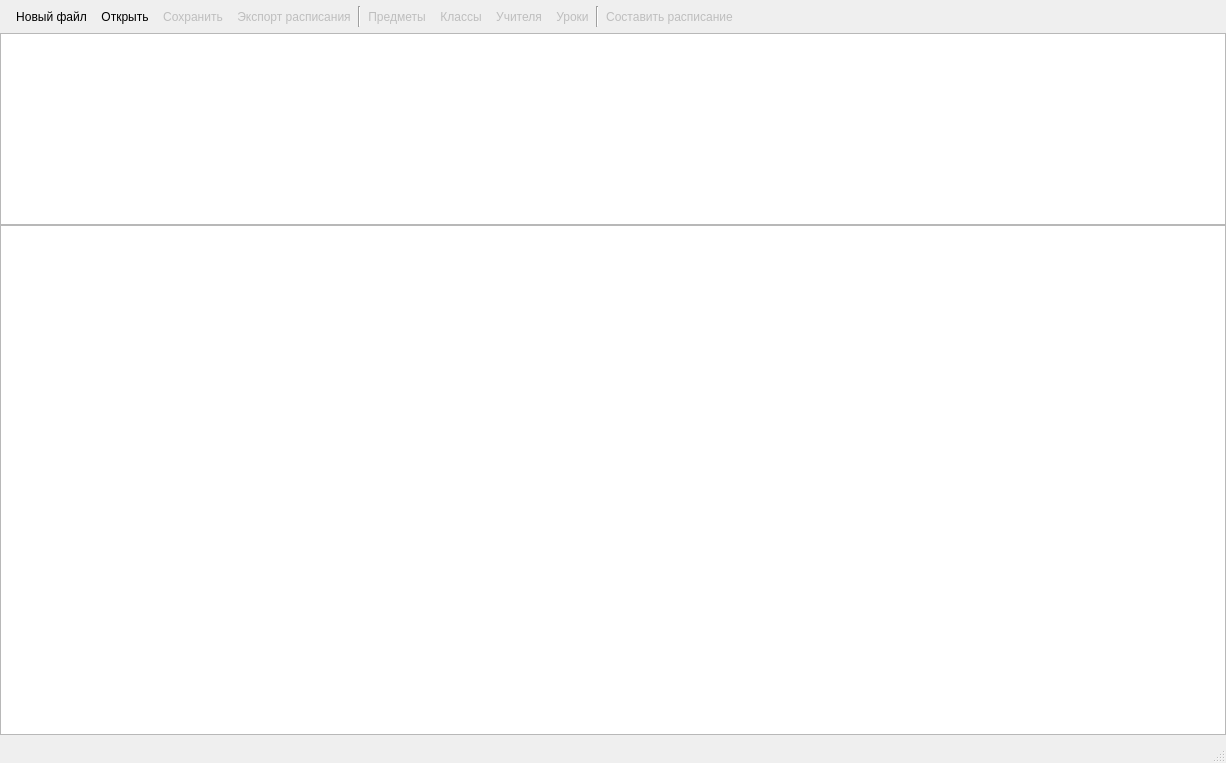
<?xml version="1.0" encoding="UTF-8"?>
<ui version="4.0">
 <class>MainWindow</class>
 <widget class="QMainWindow" name="MainWindow">
  <property name="geometry">
   <rect>
    <x>0</x>
    <y>0</y>
    <width>1226</width>
    <height>763</height>
   </rect>
  </property>
  <property name="windowTitle">
   <string>Расписание</string>
  </property>
  <widget class="QWidget" name="centralwidget">
   <layout class="QVBoxLayout" name="verticalLayout">
    <property name="leftMargin">
     <number>0</number>
    </property>
    <property name="topMargin">
     <number>6</number>
    </property>
    <property name="rightMargin">
     <number>0</number>
    </property>
    <property name="bottomMargin">
     <number>6</number>
    </property>
    <item>
     <layout class="QHBoxLayout" name="horizontalLayout">
      <property name="spacing">
       <number>0</number>
      </property>
      <property name="leftMargin">
       <number>9</number>
      </property>
      <property name="rightMargin">
       <number>9</number>
      </property>
      <item>
       <widget class="QToolButton" name="tbtn_newfile">
        <property name="enabled">
         <bool>true</bool>
        </property>
        <property name="text">
         <string>Новый файл</string>
        </property>
        <property name="icon">
         <iconset>
          <normaloff>../icons/newfileicon.svg</normaloff>../icons/newfileicon.svg</iconset>
        </property>
        <property name="iconSize">
         <size>
          <width>32</width>
          <height>32</height>
         </size>
        </property>
        <property name="toolButtonStyle">
         <enum>Qt::ToolButtonTextUnderIcon</enum>
        </property>
        <property name="autoRaise">
         <bool>true</bool>
        </property>
       </widget>
      </item>
      <item>
       <widget class="QToolButton" name="tbtn_open">
        <property name="enabled">
         <bool>true</bool>
        </property>
        <property name="text">
         <string>Открыть</string>
        </property>
        <property name="icon">
         <iconset>
          <normaloff>../icons/openfileicon.svg</normaloff>../icons/openfileicon.svg</iconset>
        </property>
        <property name="iconSize">
         <size>
          <width>32</width>
          <height>32</height>
         </size>
        </property>
        <property name="toolButtonStyle">
         <enum>Qt::ToolButtonTextUnderIcon</enum>
        </property>
        <property name="autoRaise">
         <bool>true</bool>
        </property>
       </widget>
      </item>
      <item>
       <widget class="QToolButton" name="tbtn_save">
        <property name="enabled">
         <bool>false</bool>
        </property>
        <property name="sizePolicy">
         <sizepolicy hsizetype="Minimum" vsizetype="Fixed">
          <horstretch>0</horstretch>
          <verstretch>0</verstretch>
         </sizepolicy>
        </property>
        <property name="focusPolicy">
         <enum>Qt::StrongFocus</enum>
        </property>
        <property name="text">
         <string>Сохранить</string>
        </property>
        <property name="icon">
         <iconset>
          <normaloff>../icons/savefileicon.svg</normaloff>../icons/savefileicon.svg</iconset>
        </property>
        <property name="iconSize">
         <size>
          <width>32</width>
          <height>32</height>
         </size>
        </property>
        <property name="popupMode">
         <enum>QToolButton::InstantPopup</enum>
        </property>
        <property name="toolButtonStyle">
         <enum>Qt::ToolButtonTextUnderIcon</enum>
        </property>
        <property name="autoRaise">
         <bool>true</bool>
        </property>
       </widget>
      </item>
      <item>
       <widget class="QToolButton" name="tbtn_export">
        <property name="enabled">
         <bool>false</bool>
        </property>
        <property name="text">
         <string>Экспорт расписания</string>
        </property>
        <property name="icon">
         <iconset>
          <normaloff>../icons/exporticon.svg</normaloff>../icons/exporticon.svg</iconset>
        </property>
        <property name="iconSize">
         <size>
          <width>48</width>
          <height>32</height>
         </size>
        </property>
        <property name="popupMode">
         <enum>QToolButton::InstantPopup</enum>
        </property>
        <property name="toolButtonStyle">
         <enum>Qt::ToolButtonTextUnderIcon</enum>
        </property>
        <property name="autoRaise">
         <bool>true</bool>
        </property>
       </widget>
      </item>
      <item>
       <widget class="Line" name="line">
        <property name="orientation">
         <enum>Qt::Vertical</enum>
        </property>
       </widget>
      </item>
      <item>
       <widget class="QToolButton" name="tbtn_subject">
        <property name="enabled">
         <bool>false</bool>
        </property>
        <property name="text">
         <string>Предметы</string>
        </property>
        <property name="icon">
         <iconset>
          <normaloff>../icons/subjecticon.svg</normaloff>../icons/subjecticon.svg</iconset>
        </property>
        <property name="iconSize">
         <size>
          <width>32</width>
          <height>32</height>
         </size>
        </property>
        <property name="toolButtonStyle">
         <enum>Qt::ToolButtonTextUnderIcon</enum>
        </property>
        <property name="autoRaise">
         <bool>true</bool>
        </property>
       </widget>
      </item>
      <item>
       <widget class="QToolButton" name="tbtn_class">
        <property name="enabled">
         <bool>false</bool>
        </property>
        <property name="text">
         <string>Классы</string>
        </property>
        <property name="icon">
         <iconset>
          <normaloff>../icons/classicon.svg</normaloff>../icons/classicon.svg</iconset>
        </property>
        <property name="iconSize">
         <size>
          <width>48</width>
          <height>32</height>
         </size>
        </property>
        <property name="toolButtonStyle">
         <enum>Qt::ToolButtonTextUnderIcon</enum>
        </property>
        <property name="autoRaise">
         <bool>true</bool>
        </property>
       </widget>
      </item>
      <item>
       <widget class="QToolButton" name="tbtn_teacher">
        <property name="enabled">
         <bool>false</bool>
        </property>
        <property name="text">
         <string>Учителя</string>
        </property>
        <property name="icon">
         <iconset>
          <normaloff>../icons/teachericon.svg</normaloff>../icons/teachericon.svg</iconset>
        </property>
        <property name="iconSize">
         <size>
          <width>30</width>
          <height>32</height>
         </size>
        </property>
        <property name="toolButtonStyle">
         <enum>Qt::ToolButtonTextUnderIcon</enum>
        </property>
        <property name="autoRaise">
         <bool>true</bool>
        </property>
       </widget>
      </item>
      <item>
       <widget class="QToolButton" name="tbtn_lesson">
        <property name="enabled">
         <bool>false</bool>
        </property>
        <property name="text">
         <string>Уроки</string>
        </property>
        <property name="icon">
         <iconset>
          <normaloff>../icons/lessonicon.svg</normaloff>../icons/lessonicon.svg</iconset>
        </property>
        <property name="iconSize">
         <size>
          <width>46</width>
          <height>32</height>
         </size>
        </property>
        <property name="toolButtonStyle">
         <enum>Qt::ToolButtonTextUnderIcon</enum>
        </property>
        <property name="autoRaise">
         <bool>true</bool>
        </property>
       </widget>
      </item>
      <item>
       <widget class="Line" name="line_3">
        <property name="orientation">
         <enum>Qt::Vertical</enum>
        </property>
       </widget>
      </item>
      <item>
       <widget class="QToolButton" name="tbtn_scheduling">
        <property name="enabled">
         <bool>false</bool>
        </property>
        <property name="text">
         <string>Составить расписание</string>
        </property>
        <property name="icon">
         <iconset>
          <normaloff>../icons/scheduleicon.svg</normaloff>../icons/scheduleicon.svg</iconset>
        </property>
        <property name="iconSize">
         <size>
          <width>48</width>
          <height>32</height>
         </size>
        </property>
        <property name="toolButtonStyle">
         <enum>Qt::ToolButtonTextUnderIcon</enum>
        </property>
        <property name="autoRaise">
         <bool>true</bool>
        </property>
       </widget>
      </item>
      <item>
       <spacer name="horizontalSpacer">
        <property name="orientation">
         <enum>Qt::Horizontal</enum>
        </property>
        <property name="sizeHint" stdset="0">
         <size>
          <width>40</width>
          <height>20</height>
         </size>
        </property>
       </spacer>
      </item>
     </layout>
    </item>
    <item>
     <layout class="QVBoxLayout" name="verticalLayout_2">
      <property name="spacing">
       <number>0</number>
      </property>
      <property name="sizeConstraint">
       <enum>QLayout::SetDefaultConstraint</enum>
      </property>
      <item>
       <widget class="QTableWidget" name="tableWidget_days">
        <property name="enabled">
         <bool>true</bool>
        </property>
        <property name="sizePolicy">
         <sizepolicy hsizetype="Expanding" vsizetype="Minimum">
          <horstretch>0</horstretch>
          <verstretch>0</verstretch>
         </sizepolicy>
        </property>
        <property name="minimumSize">
         <size>
          <width>0</width>
          <height>0</height>
         </size>
        </property>
        <property name="font">
         <font>
          <pointsize>7</pointsize>
         </font>
        </property>
        <property name="focusPolicy">
         <enum>Qt::NoFocus</enum>
        </property>
        <property name="frameShape">
         <enum>QFrame::StyledPanel</enum>
        </property>
        <property name="autoScroll">
         <bool>true</bool>
        </property>
        <property name="editTriggers">
         <set>QAbstractItemView::NoEditTriggers</set>
        </property>
        <property name="showDropIndicator" stdset="0">
         <bool>false</bool>
        </property>
        <property name="dragDropOverwriteMode">
         <bool>false</bool>
        </property>
        <property name="selectionMode">
         <enum>QAbstractItemView::NoSelection</enum>
        </property>
        <property name="gridStyle">
         <enum>Qt::SolidLine</enum>
        </property>
        <attribute name="horizontalHeaderVisible">
         <bool>false</bool>
        </attribute>
        <attribute name="horizontalHeaderMinimumSectionSize">
         <number>0</number>
        </attribute>
        <attribute name="horizontalHeaderDefaultSectionSize">
         <number>0</number>
        </attribute>
        <attribute name="horizontalHeaderHighlightSections">
         <bool>false</bool>
        </attribute>
        <attribute name="verticalHeaderVisible">
         <bool>true</bool>
        </attribute>
        <attribute name="verticalHeaderMinimumSectionSize">
         <number>0</number>
        </attribute>
        <attribute name="verticalHeaderDefaultSectionSize">
         <number>0</number>
        </attribute>
        <attribute name="verticalHeaderHighlightSections">
         <bool>false</bool>
        </attribute>
       </widget>
      </item>
      <item>
       <widget class="QTableWidget" name="tableWidget_timetable">
        <property name="sizePolicy">
         <sizepolicy hsizetype="Expanding" vsizetype="Expanding">
          <horstretch>0</horstretch>
          <verstretch>0</verstretch>
         </sizepolicy>
        </property>
        <property name="frameShape">
         <enum>QFrame::StyledPanel</enum>
        </property>
        <property name="autoScroll">
         <bool>true</bool>
        </property>
        <property name="editTriggers">
         <set>QAbstractItemView::NoEditTriggers</set>
        </property>
        <property name="dragEnabled">
         <bool>true</bool>
        </property>
        <property name="dragDropMode">
         <enum>QAbstractItemView::NoDragDrop</enum>
        </property>
        <property name="selectionMode">
         <enum>QAbstractItemView::SingleSelection</enum>
        </property>
        <attribute name="horizontalHeaderMinimumSectionSize">
         <number>0</number>
        </attribute>
        <attribute name="horizontalHeaderDefaultSectionSize">
         <number>0</number>
        </attribute>
        <attribute name="verticalHeaderMinimumSectionSize">
         <number>0</number>
        </attribute>
        <attribute name="verticalHeaderDefaultSectionSize">
         <number>0</number>
        </attribute>
       </widget>
      </item>
     </layout>
    </item>
   </layout>
  </widget>
  <widget class="QStatusBar" name="statusbar"/>
 </widget>
 <resources/>
 <connections/>
</ui>
